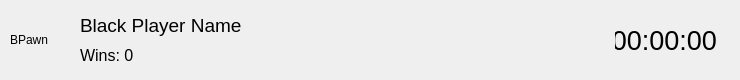
   <widget class="QStackedWidget" name="uiProfileTop">
    <property name="geometry">
     <rect>
      <x>10</x>
      <y>10</y>
      <width>740</width>
      <height>80</height>
     </rect>
    </property>
    <widget class="QWidget" name="topProfile1">
     <widget class="QLabel" name="topProfile1Image">
      <property name="geometry">
       <rect>
        <x>10</x>
        <y>10</y>
        <width>60</width>
        <height>60</height>
       </rect>
      </property>
      <property name="text">
       <string>BPawn</string>
      </property>
     </widget>
     <widget class="QLabel" name="topProfile1Name">
      <property name="geometry">
       <rect>
        <x>80</x>
        <y>10</y>
        <width>300</width>
        <height>30</height>
       </rect>
      </property>
      <property name="font">
       <font>
        <pointsize>14</pointsize>
       </font>
      </property>
      <property name="text">
       <string>Black Player Name</string>
      </property>
     </widget>
     <widget class="QLabel" name="topProfile1Wins">
      <property name="geometry">
       <rect>
        <x>80</x>
        <y>40</y>
        <width>300</width>
        <height>30</height>
       </rect>
      </property>
      <property name="font">
       <font>
        <pointsize>12</pointsize>
       </font>
      </property>
      <property name="text">
       <string>Wins: 0</string>
      </property>
     </widget>
     <widget class="QLabel" name="topProfile1TimeBackground">
      <property name="geometry">
       <rect>
        <x>600</x>
        <y>10</y>
        <width>130</width>
        <height>60</height>
       </rect>
      </property>
      <property name="font">
       <font>
        <pointsize>20</pointsize>
       </font>
      </property>
      <property name="text">
       <string/>
      </property>
      <property name="alignment">
       <set>Qt::AlignmentFlag::AlignRight|Qt::AlignmentFlag::AlignTrailing|Qt::AlignmentFlag::AlignVCenter</set>
      </property>
     </widget>
     <widget class="QLabel" name="topProfile1Time">
      <property name="geometry">
       <rect>
        <x>615</x>
        <y>10</y>
        <width>102</width>
        <height>60</height>
       </rect>
      </property>
      <property name="font">
       <font>
        <pointsize>20</pointsize>
       </font>
      </property>
      <property name="text">
       <string>00:00:00</string>
      </property>
      <property name="alignment">
       <set>Qt::AlignmentFlag::AlignRight|Qt::AlignmentFlag::AlignTrailing|Qt::AlignmentFlag::AlignVCenter</set>
      </property>
     </widget>
    </widget>
    <widget class="QWidget" name="topProfile0"/>
   </widget>
